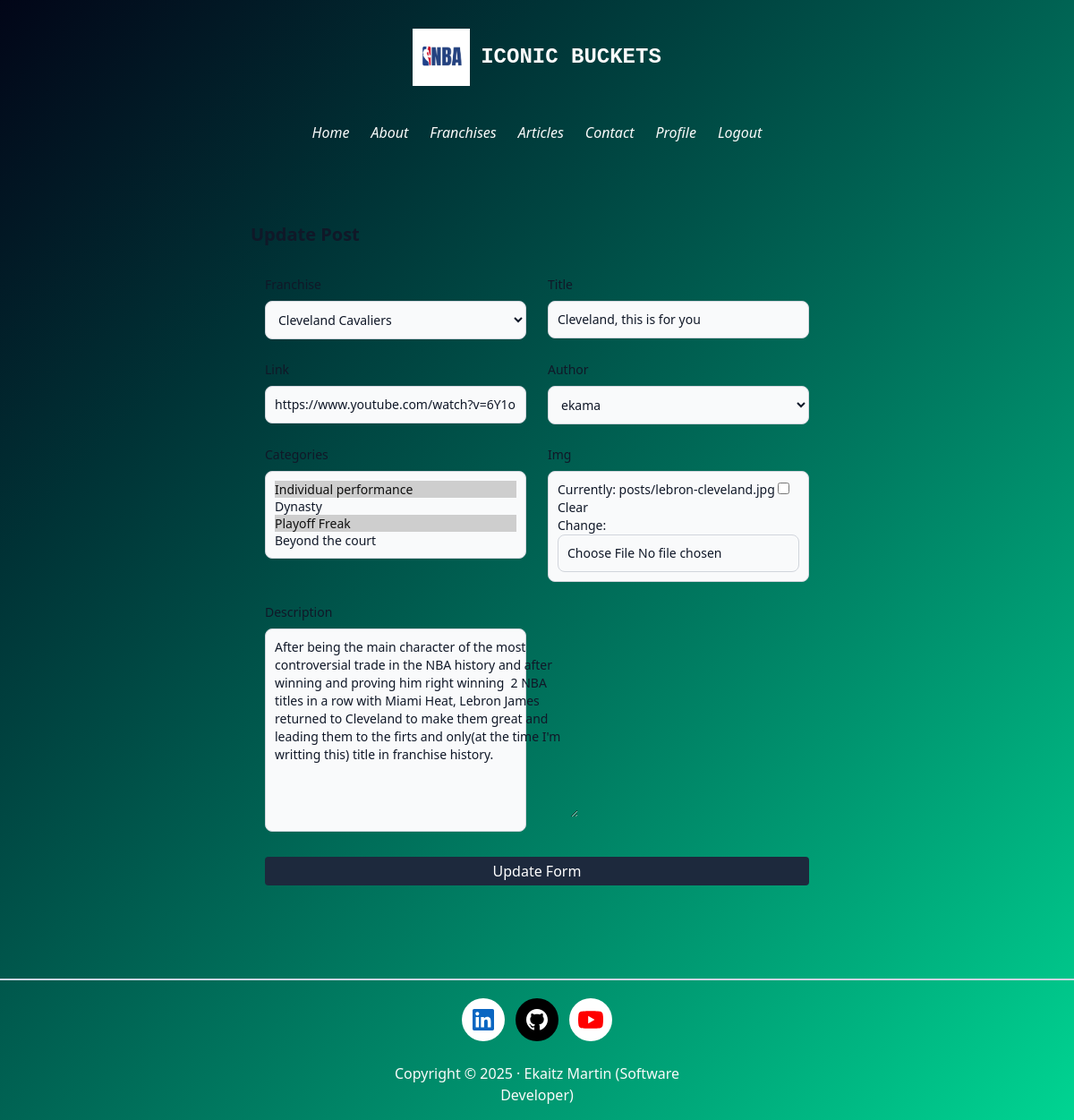
The app's page /posts/update/6/ (signed in), older data.
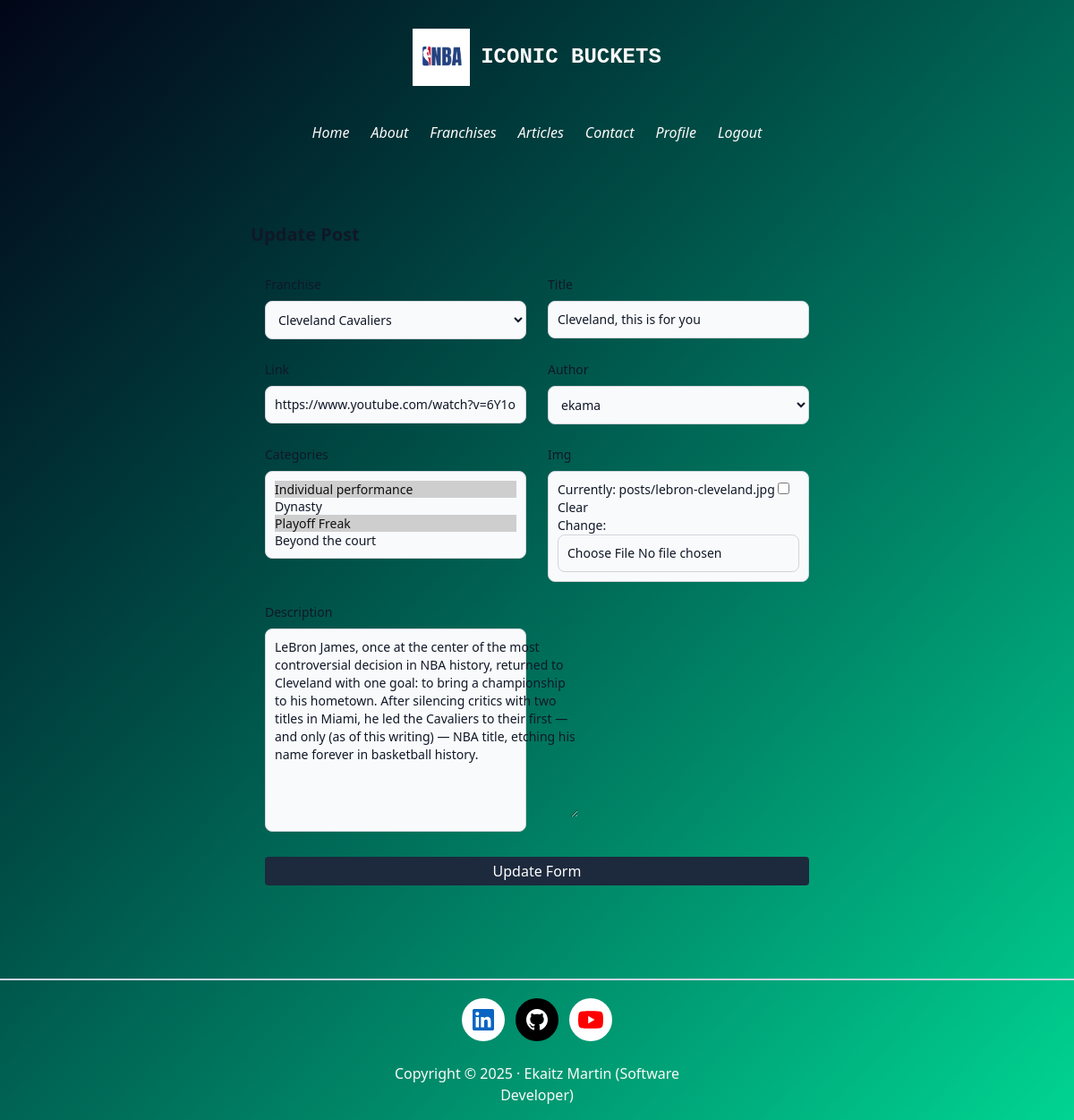
The same page, newer data.
### posts/models.py (models this page shows, shortened)
class Post(models.Model):
    franchise = models.ForeignKey(Franchise, default= None, verbose_name="Franchise", on_delete=models.CASCADE)
    title = models.CharField(max_length=100, verbose_name="Title", null=True, blank=True)
    description = models.TextField(verbose_name="Description", null=True, blank=True)
    img = models.ImageField(upload_to= "posts", verbose_name="Img", blank=True, null=True)
    link = models.URLField(verbose_name = "link", blank=True)
    author = models.ForeignKey(User, verbose_name="Author", on_delete=models.CASCADE)
    categories = models.ManyToManyField(Category, verbose_name="Categories", blank=True)#porque un post puede pertenecer a muchas categorías y viceversa
    created = models.DateTimeField(auto_now_add= True, verbose_name="Created")
    updated = models.DateField(auto_now=True, verbose_name= "Updated")
    class Meta():
        ordering = ["-updated"]

### posts/views.py (the view, shortened to what this page needs)
# urls.py: path("update/<int:pk>/", UpdatePostView.as_view(), name="post_edit"),
@method_decorator(staff_member_required, name="dispatch")
class UpdatePostView(UpdateView):
    model= Post
    form_class = UpdateViewForm
    template_name_suffix = "_update_form"

### franchise/models.py (called while the page is built)
    def __str__(self):
        return self.name

### posts/models.py (called while the page is built)
    def __str__(self):
        return self.name

### posts/templates/posts/post_update_form.html (shortened to what this page needs)
{% extends 'core/base.html' %}
{% load static %}
{% block content %}
    <section class="bg-transparent">
        <div class="max-w-2xl px-4 py-8 mx-auto lg:py-16">
            <h2 class="mb-4 text-xl font-bold text-gray-900 dark:text-white">Update Post</h2>
            <form class="p-4" method="post" enctype="multipart/form-data">{% csrf_token %}
                <div class="grid gap-4 mb-4 sm:grid-cols-2 sm:gap-6 sm:mb-5">
                    <div class="sm:col-span-1">
                        <label for="franchise" class="block mb-2 text-sm font-medium text-gray-900 dark:text-white">Franchise</label>
                        {{form.franchise}}
                    </div>
                    <div class="w-full">
                        <label for="title" class="block mb-2 text-sm font-medium text-gray-900 dark:text-white">Title</label>
                        {{form.title}}
                    </div>
                    <div>
                        <label for="link" class="block mb-2 text-sm font-medium text-gray-900 dark:text-white">Link</label>
                        {{form.link}}
                    </div>
                    <div class="sm:col-span-1">
                        <label for="Author" class="block mb-2 text-sm font-medium text-gray-900 dark:text-white">Author</label>
                        {{form.author}}
                    </div>
                    <div class="sm:col-span-1">
                        <label for="Category" class="block mb-2 text-sm font-medium text-gray-900 dark:text-white">Categories</label>
                        {{form.categories}}</p>
                    </div>
                    <div class="w-full">
                        <label for="Image" class="block mb-2 text-sm font-medium text-gray-900 dark:text-white">Img</label>
                        <p class="bg-gray-50 border border-gray-300 text-gray-900 text-sm rounded-lg focus:ring-primary-600 focus:border-primary-600 block w-full p-2.5 dark:bg-gray-700 dark:border-gray-600 dark:placeholder-gray-400 dark:text-white dark:focus:ring-primary-500 dark:focus:border-primary-500">{{form.img}}</p>
                    </div>
                    <div class="sm:col-span-1">
                        <label for="description" class="block mb-2 text-sm font-medium text-gray-900 dark:text-white">Description</label>
                        <p class="block p-2.5 w-full text-sm text-gray-900 bg-gray-50 rounded-lg border border-gray-300 focus:ring-primary-500 focus:border-primary-500 dark:bg-gray-700 dark:border-gray-600 dark:placeholder-gray-400 dark:text-white dark:focus:ring-primary-500 dark:focus:border-primary-500">{{form.description}}</p>
                    </div>
                </div>
                <div class="flex items-center space-x-4">
                    <input type="submit" value="Update Form" class="text-white text-center justify-center border-slate-700 bg-slate-800 hover:bg-slate-700 hover:border-slate-800 mt-2 p-1 w-full rounded-sm transition transform duration-150 ease-in-out active:scale-95">
                </div>
            </form>
        </div>
    </section>
{% endblock %}

Row changes from the older to the newer data that the page shows:
changed Post "Cleveland Cavaliers": description "After being the main character of the most controversial trade in the NBA history and after winning and proving him right winning 2 NBA titles in a row with Miami Heat, Lebron James returned to Cleveland to make them great and leading them to the firts and only(at the time I'm writting this) title in franchise history." → "LeBron James, once at the center of the most controversial decision in NBA history, returned to Cleveland with one goal: to bring a championship to his hometown. After silencing critics with two titles in Miami, he led the Cavaliers to their first — and only (as of this writing) — NBA title, etching his name forever in basketball history."
